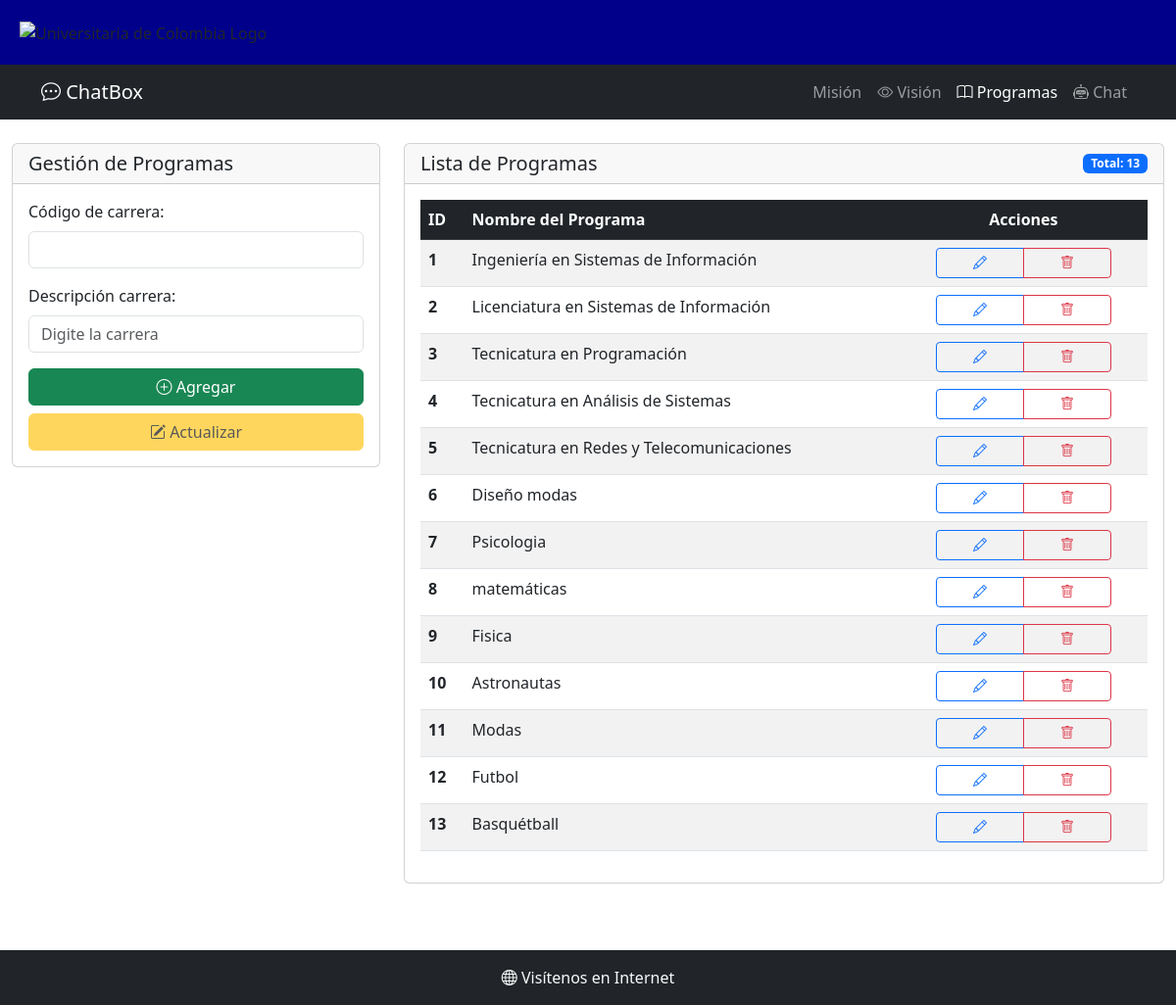
Before: /programas with the older database file.
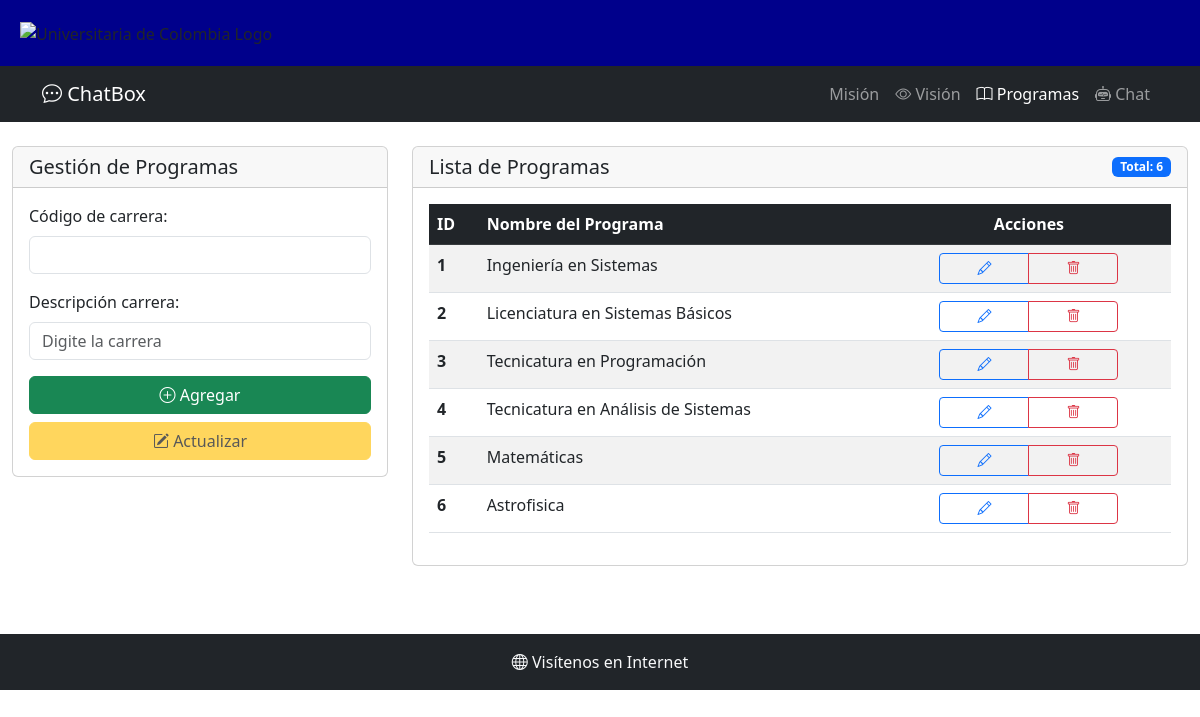
After: the same page with the newer database file.
### tables this page shows
CREATE TABLE programas (
    codcarrera INTEGER PRIMARY KEY AUTOINCREMENT,
    descarrera TEXT NOT NULL UNIQUE
);

### main.py (the view, shortened to what this page needs)
@app.route("/programas", methods=["GET", "POST"])
def programas():
    conn = create_connection(DB_FILE)
    cursor = conn.cursor()
    cursor.execute("SELECT * FROM programas ORDER BY codcarrera")
    rows = cursor.fetchall()
    conn.close()
    return render_template("programas.html", programas=rows)

### conexion.py (called while the page is built)
def create_connection(db_file):
    try:
        connection = sqlite3.connect(db_file)
        connection.row_factory = sqlite3.Row  # Acceso a columnas por nombre
        print(f"Conexión exitosa a SQLite: {db_file}")
        return connection
    except sqlite3.Error as e:
        print(f"Error al conectar a SQLite: {e}")
        return None

### templates/programas.html (shortened to what this page needs)
{% extends 'base.html' %}
{% block content %}
<div class="row">
    <div class="col-md-4">
        <div class="card">
            <div class="card-header">
                <h5 class="card-title mb-0">Gestión de Programas</h5>
            </div>
            <div class="card-body">
                <form id="programaForm">
                    <div class="mb-3">
                        <label for="codcarrera" class="form-label">Código de carrera:</label>
                        <input type="number" class="form-control" id="codcarrera" name="codcarrera" required>
                    </div>
                    <div class="mb-3">
                        <label for="descarrera" class="form-label">Descripción carrera:</label>
                        <input type="text" class="form-control" id="descarrera" name="descarrera" placeholder="Digite la carrera" required>
                    </div>
                    <div class="d-grid gap-2">
                        <button type="submit" id="btnAgregar" class="btn btn-success">
                            <i class="bi bi-plus-circle"></i> Agregar
                        </button>
                        <button type="button" id="btnActualizar" class="btn btn-warning" disabled>
                            <i class="bi bi-pencil-square"></i> Actualizar
                        </button>
                    </div>
                </form>
            </div>
        </div>
    </div>
    <div class="col-md-8">
        <div class="card">
            <div class="card-header d-flex justify-content-between align-items-center">
                <h5 class="card-title mb-0">Lista de Programas</h5>
                <span class="badge bg-primary" id="totalProgramas">Total: {{ programas|length }}</span>
            </div>
            <div class="card-body">
                {% if programas %}
                <div class="table-responsive">
                    <table class="table table-striped table-hover" id="tablaProgramas">
                        <thead class="table-dark">
                            <tr>
                                <th scope="col">ID</th>
                                <th scope="col">Nombre del Programa</th>
                                <th scope="col" class="text-center">Acciones</th>
                            </tr>
                        </thead>
                        <tbody>
                            {% for prog in programas %}
                            <tr>
                                <td><strong>{{ prog[0] }}</strong></td>
                                <td>{{ prog[1] }}</td>
                                <td class="text-center">
                                    <div class="btn-group" role="group">
                                        <button type="button" class="btn btn-outline-primary btn-sm"
                                                onclick="cargarPrograma('{{ prog[0] }}')"
                                                title="Modificar">
                                            <i class="bi bi-pencil"></i>
                                        </button>
                                        <button type="button" class="btn btn-outline-danger btn-sm"
                                                onclick="eliminarPrograma('{{ prog[0] }}')"
                                                title="Eliminar">
                                            <i class="bi bi-trash"></i>
                                        </button>
                                    </div>
                                </td>
                            </tr>
                            {% endfor %}
                        </tbody>
                    </table>
                </div>
                {% endif %}
            </div>
        </div>
    </div>
</div>
{% endblock %}

### templates/base.html (shortened to what this page needs)
<!DOCTYPE html>
<html lang="es">
  <head>
    <link
      href="https://cdn.jsdelivr.net/npm/bootstrap@5.3.0/dist/css/bootstrap.min.css"
      rel="stylesheet"
    />
    <link
      href="https://cdn.jsdelivr.net/npm/bootstrap-icons@1.10.0/font/bootstrap-icons.css"
      rel="stylesheet"
    />
    <link
      rel="stylesheet"
      href="{{ url_for('static', filename='css/style.css') }}"
    />
  </head>
  <body>
    <div class="estimgu">
      <img
        src="https://universitariadecolombia.edu.co/wp-content/uploads/2025/04/Logo_universitaria_white_3-1.png"
        alt="Universitaria de Colombia Logo"
        class="fusion-standard-logo"
      />
    </div>
    <nav class="navbar navbar-expand-sm navbar-dark bg-dark">
      <div class="container">
        <a class="navbar-brand" href="{{ url_for('index') }}">
          <i class="bi bi-chat-dots"></i> ChatBox
        </a>
        <div class="collapse navbar-collapse" id="navbarNav">
          <ul class="navbar-nav ms-auto">
            <li class="nav-item">
              <a
                class="nav-link {% if request.endpoint == 'mision' %}active{% endif %}"
                href="{{ url_for('mision') }}"
              >
                 Misión
              </a>
            </li>
            <li class="nav-item">
              <a
                class="nav-link {% if request.endpoint == 'vision' %}active{% endif %}"
                href="{{ url_for('vision') }}"
              >
                <i class="bi bi-eye"></i> Visión
              </a>
            </li>
            <li class="nav-item">
              <a
                class="nav-link {% if request.endpoint == 'programas' %}active{% endif %}"
                href="{{ url_for('programas') }}"
              >
                <i class="bi bi-book"></i> Programas
              </a>
            </li>
            <li class="nav-item">
              <a
                class="nav-link {% if request.endpoint == 'chat' %}active{% endif %}"
                href="{{ url_for('chat') }}"
              >
                <i class="bi bi-robot"></i> Chat
              </a>
            </li>
          </ul>
        </div>
      </div>
    </nav>
    <div class="container-fluid mt-4">{% block content %}{% endblock %}</div>
    <div class="espacio"></div>
    <footer class="bg-dark text-light py-3 mt-5">
      <div class="container text-center">
        <p class="mb-0">
          <a
            href="https://www.google.com"
            target="_blank"
            class="text-decoration-none text-light"
          >
            <i class="bi bi-globe"></i> Visítenos en Internet
          </a>
        </p>
      </div>
    </footer>
  </body>
</html>

### static/css/style.css (style rules this page uses)
.estimgu { background-color: darkblue; padding: 20px; }
.fusion-standard-logo { width: 250px; height: 65px; }
.espacio { height: 20px; }
.btn { min-width: 90px; }

Changed rows visible on the page:
removed programas: codcarrera "7", descarrera "Psicologia"
removed programas: codcarrera "8", descarrera "matemáticas"
removed programas: codcarrera "9", descarrera "Fisica"
removed programas: codcarrera "10", descarrera "Astronautas"
removed programas: codcarrera "11", descarrera "Modas"
removed programas: codcarrera "12", descarrera "Futbol"
removed programas: codcarrera "13", descarrera "Basquétball"
changed programas id 1: descarrera "Ingeniería en Sistemas de Información" → "Ingeniería en Sistemas"
changed programas id 2: descarrera "Licenciatura en Sistemas de Información" → "Licenciatura en Sistemas Básicos"
changed programas id 5: descarrera "Tecnicatura en Redes y Telecomunicaciones" → "Matemáticas"
changed programas id 6: descarrera "Diseño modas" → "Astrofisica"
Other visible differences:
{{ programas|length }}: "13" → "6"
